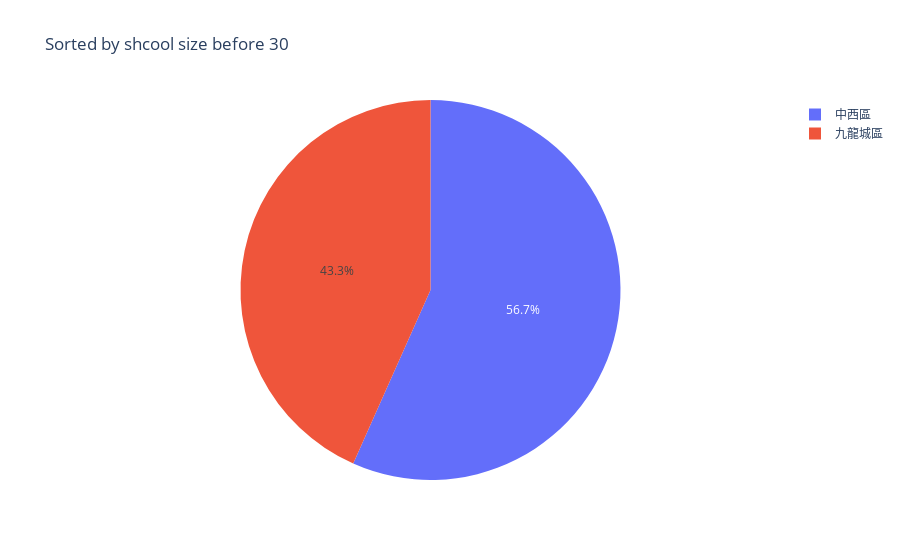

The code cell stored with this chart in its notebook:
### Code cell
sorted_by_school_size = primary_school_all.sort_values(by=['school_size'], ascending=[False])

district_and_school_size_30 = sorted_by_school_size.groupby(['district', 'school_size']).size().reset_index(name='school_count')[:30]
fig1 = px.pie(district_and_school_size_30, values='school_count', names='district', title='Sorted by shcool size before 30')
fig1.show()

district_and_school_size_100 = primary_school_all.groupby(['district', 'school_size']).size().reset_index(name='school_count')[:100]
fig2 = px.pie(district_and_school_size_100, values='school_count', names='district', title='Sorted by shcool size before 100')
fig2.show()

district_and_school_size_300 = sorted_by_school_size.groupby(['district', 'school_size']).size().reset_index(name='school_count')[:300]
fig3 = px.pie(district_and_school_size_300, values='school_count', names='district', title='Sorted by shcool size before 300')
fig3.show()

### Figure 1 — Plotly figure (JSON) as saved in the notebook; plotly's stock layout.template omitted (floating-point values rounded to 4 significant figures)
{"data": [{"domain": {"x": [0, 1], "y": [0, 1]}, "hovertemplate": "district=%{label}<br>school_count=%{value}<extra></extra>", "labels": ["中西區", "中西區", "中西區", "中西區", "中西區", "中西區", "中西區", "中西區", "中西區", "中西區", "中西區", "中西區", "中西區", "中西區", "中西區", "中西區", "中西區", "九龍城區", "九龍城區", "九龍城區", "九龍城區", "九龍城區", "九龍城區", "九龍城區", "九龍城區", "九龍城區", "九龍城區", "九龍城區", "九龍城區", "九龍城區"], "legendgroup": "", "name": "", "showlegend": true, "type": "pie", "values": [1, 1, 1, 1, 1, 1, 1, 1, 1, 1, 1, 1, 1, 1, 1, 1, 1, 1, 1, 1, 1, 1, 1, 1, 1, 1, 1, 1, 1, 1]}], "layout": {"legend": {"tracegroupgap": 0}, "title": {"text": "Sorted by shcool size before 30"}}}
